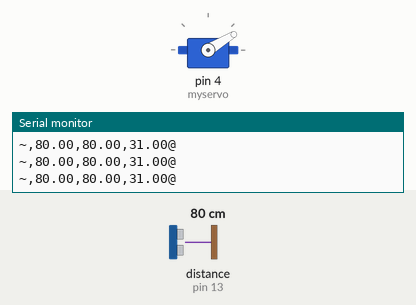
Simulated run of this sketch. Board: Arduino Uno, built with avr-gcc and run on an emulated ATmega328P. On the bench: servo, the last lines printed to the serial monitor. Inputs (shaded band) come from the test bench; at power-on: distance to the obstacle (sensor on pin 13) 80 cm. The echo pulse lasts 58.3 µs per cm.

Above: at 1.2 s.
1.3 s: distance to the obstacle (sensor on pin 13) set to 120 cm
At 1.9 s:
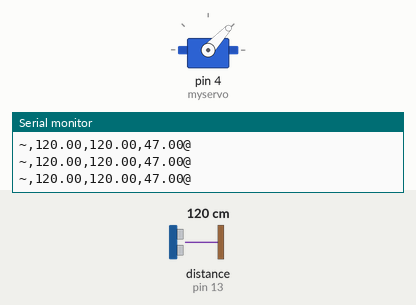
2.8 s: distance to the obstacle (sensor on pin 13) set to 35 cm
At 4.0 s:
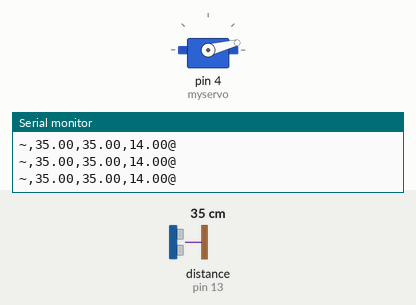
4.3 s: distance to the obstacle (sensor on pin 13) set to 250 cm
At 4.9 s:
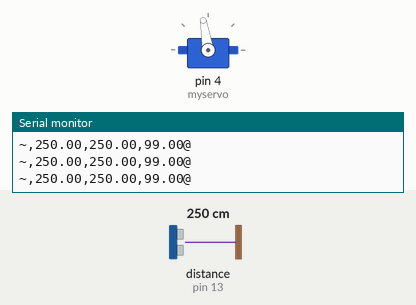
5.8 s: distance to the obstacle (sensor on pin 13) set to 299 cm
At 6.8 s:
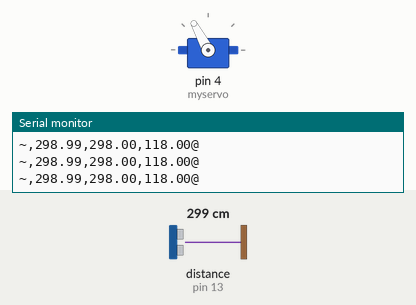
Timing chart, 0 to 8.3 s (numbered marks = the images above; inputs shaded):
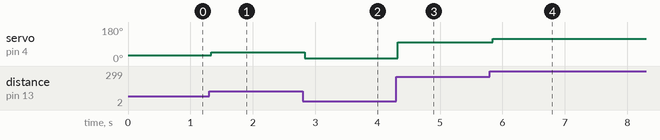

The sketch:

UltrasonicDemo.ino
```cpp
#include <Servo.h>
#include <Ultrasonic.h>

#define TRIGGER_PIN  12
#define ECHO_PIN     13

Servo myservo;

Ultrasonic ultrasonic(TRIGGER_PIN, ECHO_PIN);

void setup()
{
  Serial.begin(9600);
  myservo.attach(4);
}

void loop()
 {
  float cmMsec, inMsec, pos;
  long microsec = ultrasonic.timing();
  /*
  cmMsec = ultrasonic.convert(microsec, Ultrasonic::CM);
  inMsec = ultrasonic.convert(microsec, Ultrasonic::IN);

  Serial.print("MS: ");
  Serial.print(microsec);
  Serial.print(", CM: ");
  Serial.print(cmMsec);
  Serial.print(", IN: ");
  Serial.print(inMsec);
  */

  cmMsec = ultrasonic.convert(microsec, Ultrasonic::CM);

  Serial.print("~,");
  Serial.print(cmMsec);

  pos = (int)cmMsec;

  Serial.print(",");
  Serial.print(pos);

  pos = map(pos, 2, 450, 1, 179);

  Serial.print(",");
  Serial.print(pos);
  Serial.println("@");

  myservo.write(pos);

  delay(10);
  }
```

Measured:
- after the input at 1.3 s, servo on pin 4 (myservo): 31° → 47° at once
- after the input at 2.8 s, servo on pin 4 (myservo): 47° → 14° at once
- after the input at 4.3 s, servo on pin 4 (myservo): 14° → 99° at once
- after the input at 5.8 s, servo on pin 4 (myservo): 99° → 118° at once
